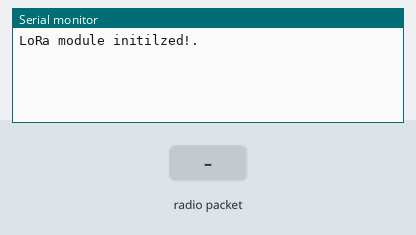
Recording of a sketch running on a simulated Arduino Uno, built with avr-gcc and run on an emulated ATmega328P. Parts: the last lines printed to the serial monitor. The inputs (shaded band) are chosen by the test bench. No radio packets arrive unless stated.

Above: at 1.2 s.
1.3 s: radio packet "1" arrives
At 1.7 s:
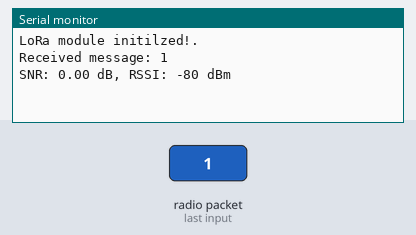
2.8 s: radio packet "0" arrives
At 4.0 s:
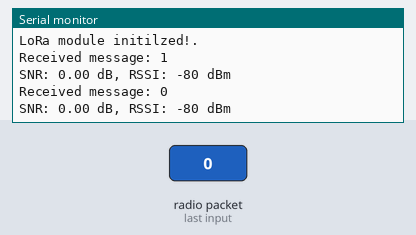
4.3 s: radio packet "2" arrives
At 5.1 s:
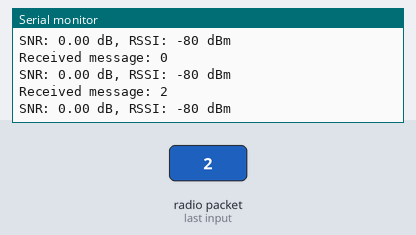

Measured:
- after the input at 1.3 s, the serial monitor: prints a new line at once (image 1)
- after the input at 2.8 s, the serial monitor: prints a new line at once (image 2)
- after the input at 4.3 s, the serial monitor: prints a new line at once (image 3)

The sketch:

LoRaReceiver_v2.ino
```cpp
// https://github.com/PaulStoffregen/RadioHead
#include <RH_RF95.h>

#define RFM95_CS 10
#define RFM95_RST 9
#define RFM95_INT 2

RH_RF95 rf95(RFM95_CS, RFM95_INT);

void setup() {
  Serial.begin(9600);
  while (!Serial) ;

  pinMode(RFM95_RST, OUTPUT);
  digitalWrite(RFM95_RST, HIGH);

  if (!rf95.init()) {
    Serial.println("LoRa module init failed.");
    while (1);
  }

  rf95.setFrequency(915.0);
  rf95.setTxPower(23);
  Serial.println("LoRa module initilzed!.");
}

void loop() {
  if (rf95.available()) {
    uint8_t buf[RH_RF95_MAX_MESSAGE_LEN];
    uint8_t len = sizeof(buf);

    if (rf95.recv(buf, &len)) {
      float snr = rf95.lastSNR();
      int rssi = rf95.lastRssi();

      Serial.print("Received message: ");
      Serial.println((char *)buf);
      Serial.print("SNR: ");
      Serial.print(snr);
      Serial.print(" dB, RSSI: ");
      Serial.print(rssi);
      Serial.println(" dBm");
    }
  }
}
```
